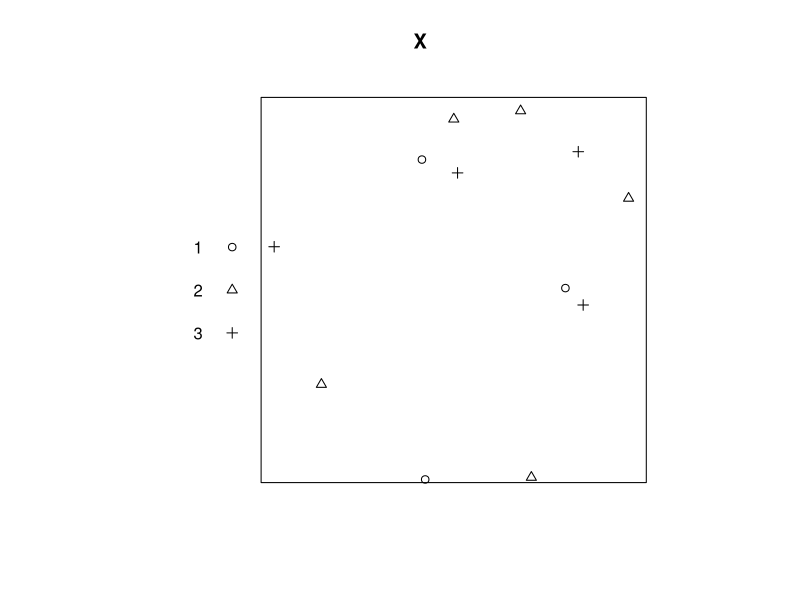
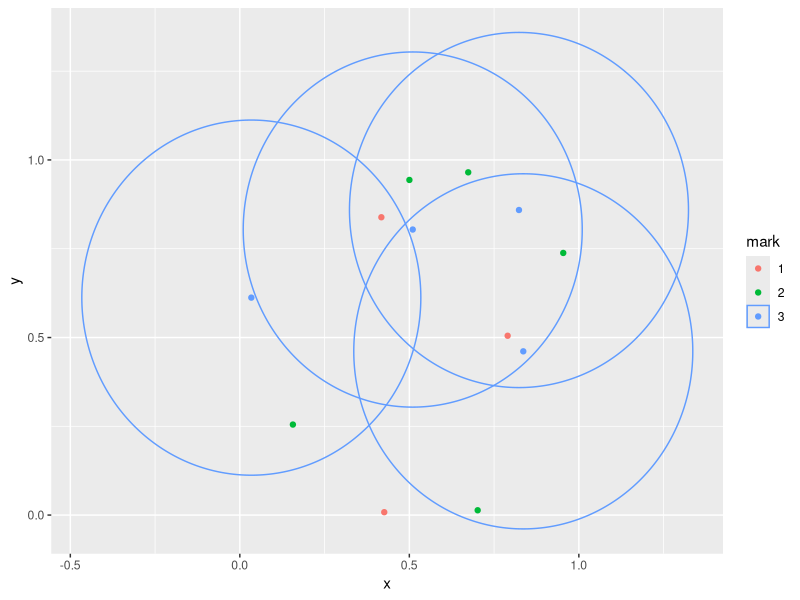
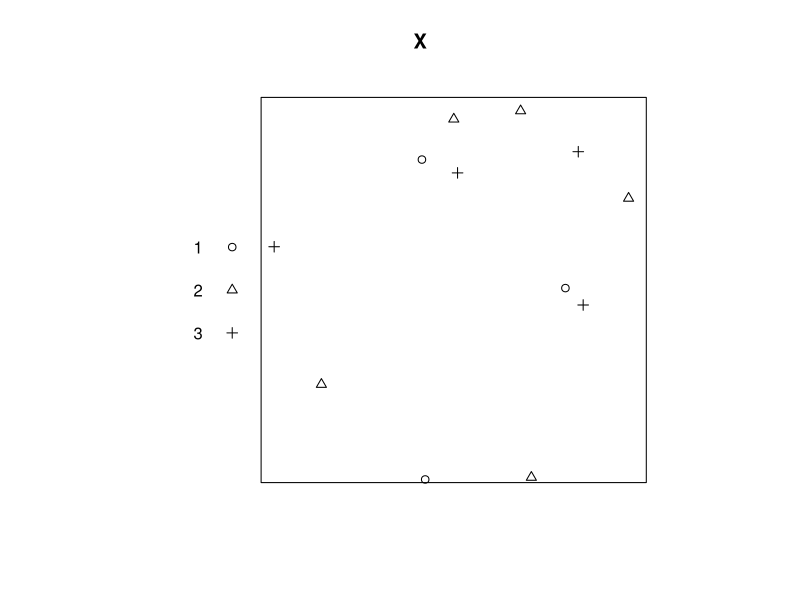

These figures' R source, in order: (Note: this script raises an error after producing the figures.)
library(data.table)
library(spatstat)
library(ggplot2)
library(ggforce)
library(VGAM)

# X1 <- ppp(x = runif(3), y = runif(3), marks = rep(1, 3))
# X2 <- ppp(x = runif(5), y = runif(5), marks = rep(2, 5))
# X3 <- ppp(x = runif(4), y = runif(4), marks = rep(3, 4))
#
# X <- superimpose(X1, X2, X3)
# X$marks <- factor(X$marks)
# plot(X)

X1 <- ppp(x = c(0.79, 0.4175, 0.426), y = c(0.50495, 0.83862, 0.00816), marks = rep(1, 3))
X2 <- ppp(x = c(0.1565, 0.6737, 0.7016, 0.954, 0.5002), y = c(0.2549, 0.9651, 0.01358, 0.73809, 0.94365), marks = rep(2,5))
X3 <- ppp(x = c(0.51, 0.8234, 0.8361, 0.0339), y = c(0.80402, 0.85902, 0.46108, 0.61231), marks = rep(3, 4))

X <- superimpose(X1, X2, X3)
X$marks <- factor(X$marks)

dt <- data.table(x = X$x, y = X$y, mark = X$marks)
plot(X)

ggplot(data = dt, mapping = aes(x = x, y = y, col = mark))+
  geom_point()+
  geom_circle(data = dt[mark == 3], aes(x0 = x, y0 = y, r = 0.5))

# Strauss
Neighboors <- data.table(dt,
                         s_11 = c(0, 0, 0, 1, 2, 2, 1, 1, 2, 2, 1, 1),
                         s_12 = c(0, 1, 0, 0, 1, 0, 0, 1, 2, 2, 0, 0),
                         s_13 = c(1, 1, 0, 0, 2, 0, 1, 1, 0, 0, 0, 0),
                         s_21 = c(0, 0, 0, 0, 0, 0, 0, 1, 1, 0, 1, 0),
                         s_22 = c(3, 2, 2, 0, 2, 0, 2, 2, 3, 3, 2, 1),
                         s_23 = c(1, 1, 0, 0, 2, 0, 1, 1, 0, 0, 0, 0),
                         s_31 = c(0, 0, 0, 0, 0, 0, 0, 1, 1, 0, 1, 0),
                         s_32 = c(0, 1, 0, 0, 1, 0, 0, 1, 2, 2, 0, 0),
                         s_33 = c(3, 3, 0, 1, 2, 1, 3, 2, 2, 2, 2, 0),
                         DeltaS_11 = c(0, 0, 0, 1, 2, 2, 1, 1, 2, 2, 1, 1),
                         DeltaS_12 = c(0, 0, 0, 0, 0, 0, 0, 1, 1, 0, 1, 0),
                         DeltaS_13 = c(0, 0, 0, 0, 0, 0, 0, 1, 1, 0, 1, 0),
                         DeltaS_21 = c(0, 1, 0, 0, 1, 0, 0, 1, 2, 2, 0, 0),
                         DeltaS_22 = c(3, 2, 2, 0, 2, 0, 2, 2, 3, 3, 2, 1),
                         DeltaS_23 = c(0, 1, 0, 0, 1, 0, 0, 1, 2, 2, 0, 0),
                         DeltaS_31 = c(1, 1, 0, 0, 2, 0, 1, 1, 0, 0, 0, 0),
                         DeltaS_32 = c(1, 1, 0, 0, 2, 0, 1, 1, 0, 0, 0, 0),
                         DeltaS_33 = c(3, 3, 0, 1, 2, 1, 3, 2, 2, 2, 2, 0)
                         )


# Saturation
sat_i <- 1.8*c(3,5,4)/4
Neighboor2 <- data.table(dt,
                         s_11 = c(0, 0, 0, 1, 1.35, 1.35, 1, 1, 1.35, 1.35, 1, 1),
                         s_12 = c(0, 1, 0, 0, 1, 0, 0, 1, 2, 2, 0, 0),
                         s_13 = c(1, 1, 0, 0, 1.80, 0, 1, 1, 0, 0, 0, 0),
                         s_21 = c(0, 0, 0, 0, 0, 0, 0, 1, 1, 0, 1, 0),
                         s_22 = c(2.25, 2, 2, 0, 2, 0, 2, 2, 2.25, 2.25, 2, 1),
                         s_23 = c(1, 1, 0, 0, 1.80, 0, 1, 1, 0, 0, 0, 0),
                         s_31 = c(0, 0, 0, 0, 0, 0, 0, 1, 1, 0, 1, 0),
                         s_32 = c(0, 1, 0, 0, 1, 0, 0, 1, 2, 2, 0, 0),
                         s_33 = c(1.80, 1.80, 0, 1, 1.80, 1, 1.80, 1.80, 1.80, 1.80, 1.80, 0),
                         DeltaS_11 = c(0, 0, 0, 1, 2, 2, 1, 1, 2, 2, 1, 1),
                         DeltaS_12 = c(0, 0, 0, 0, 0, 0, 0, 1, 1, 0, 1, 0),
                         DeltaS_13 = c(0, 0, 0, 0, 0, 0, 0, 0, 0, 0, 0, 0),
                         DeltaS_21 = c(0, 0, 0, 0, 0, 0, 0, 1, 1, 2, 0, 0),
                         DeltaS_22 = c(1, 0, 2, 0, 0, 0, 0, 0, 0, 0, 1, 1),
                         DeltaS_23 = c(0, 0, 0, 0, 0, 0, 0, 0, 0, 0, 0, 0),
                         DeltaS_31 = c(0, 0, 0, 0, 1, 0, 1, 0, 0, 0, 0, 0),
                         DeltaS_32 = c(1, 0, 0, 0, 0, 0, 0, 0, 0, 0, 0, 0),
                         DeltaS_33 = c(0, 1, 0, 1, 0, 0, 0, 0, 0, 0, 0, 0)
                         )

covariate <- NULL
symmetric <- T
edgecorrection <- NULL
R_within <- 0.5
R_between <- 0.25
standardize <- T
sat <- 1.8

# prelim_dt[match(Neighboor2$x,prelim_dt$xcoord)] == Neighboor2

# Chekcs ----
plot(X)

crosspairs(X1, X1, rmax = 0.5)
crosspairs(X1, X2, rmax = 0.25)
crosspairs(X1, X3, rmax = 0.25)
crosspairs(X2, X2, rmax = 0.5)
crosspairs(X2, X3, rmax = 0.25)
crosspairs(X3, X3, rmax = 0.5)

Neigbour_test <- data.table(xcoord = X$x, ycoord = X$y, type_obs = X$marks,
                            Neigh_type1 = c(0, 0, 0, 0, 0, 0, 0, 1, 1, 0, 1, 0),
                            Neigh_type2 = c(0, 1, 0, 0, 2, 0, 2, 2, 2, 2, 0, 0),
                            Neigh_type3 = c(1, 1, 0, 0, 2, 0, 1, 1, 2, 2, 2, 0) )

SemiMarkov_fixed_Rij(X, covariate, symmetric = T, edgecorrection = NULL,
                     R_within, R_between, standardize = T, sat = Inf)
